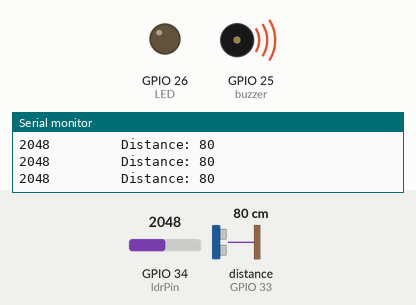
Simulated run of this sketch. Board: ESP32. Parts: output pins drawn as LEDs (lit = HIGH), buzzer (waves = sounding, pin HIGH), the last lines printed to the serial monitor. Wiring (inferred from the names in the program): ultrasonic range finder: trigger GPIO 32; echo GPIO 33. Dashed ring = blinking. Inputs (shaded band) come from the test bench; at power-on: GPIO 34 (ldrPin) = 2048, distance to the obstacle (sensor on GPIO 33) 80 cm. The echo pulse lasts 58.3 µs per cm; nothing arrives over Bluetooth unless stated; pins used as bus, display or sensor lines are not drawn.

Above: at 1.81 s.
2.2 s: GPIO 34 (ldrPin) set to 3763
5.2 s: GPIO 34 (ldrPin) set to 3838
At 5.46 s:
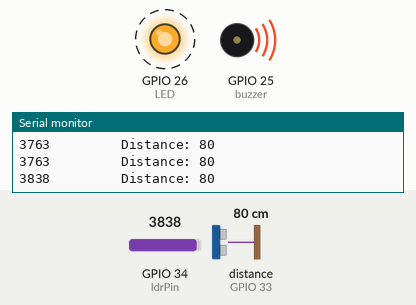
8.2 s: distance to the obstacle (sensor on GPIO 33) set to 33 cm
At 9.2 s:
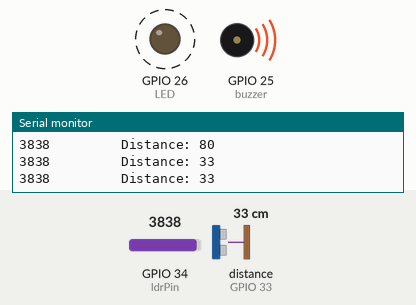
11.2 s: distance to the obstacle (sensor on GPIO 33) set to 27 cm
14.2 s: distance to the obstacle (sensor on GPIO 33) set to 35 cm
At 14.47 s:
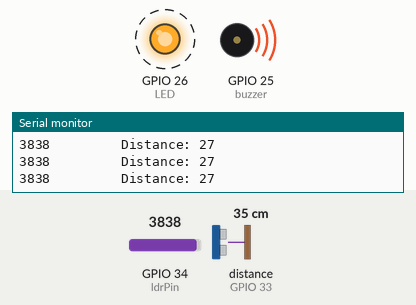
17.2 s: distance to the obstacle (sensor on GPIO 33) set to 2 cm
At 17.53 s:
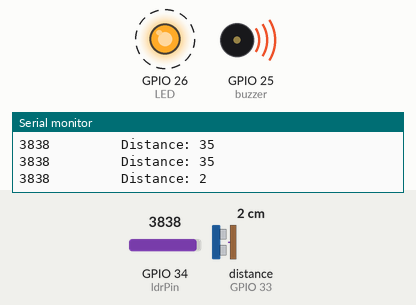
Timing chart, 0 to 21.2 s (numbered marks = the images above; inputs shaded):
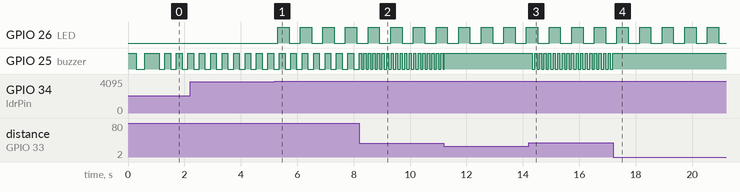

The sketch:

blind_scane.ino
```cpp
#include <BluetoothSerial.h>


BluetoothSerial SerialBT;
byte BTData;
/* Check if Bluetooth configurations are enabled in the SDK */
#if !defined(CONFIG_BT_ENABLED) || !defined(CONFIG_BLUEDROID_ENABLED)
#error Bluetooth is not enabled! Please run `make menuconfig` to and enable it
#endif


const int trigPin = 32;
const int echoPin = 33;
const int buzzer = 25;
const int ldrPin = 34;
const int LED = 26;

long duration;
int distance;
int ldrValue = 0;

unsigned long last_time = 0;
unsigned long previousMillis = 0;        // will store last time LED was updated
const long interval = 400;           // interval at which to blink (milliseconds)
int ledState = LOW;             // ledState used to set the LED
int buzzerState = LOW;             // buzzerState used to set the buzzer


void setup() {
//Determining the state of the pins
  pinMode(trigPin, OUTPUT);
  pinMode(echoPin, INPUT);

  pinMode(buzzer, OUTPUT);
  pinMode(LED, OUTPUT);

//At first, the buzzer turns on and off only twice

  digitalWrite(buzzer,HIGH);
  delay(300);
  digitalWrite(buzzer,LOW);
  delay(300);
  digitalWrite(buzzer,HIGH);
  delay(300);
  digitalWrite(buzzer,LOW);

 // Starts the serial communication
  Serial.begin(115200);
  SerialBT.begin();
}
void loop() {
  if(SerialBT.available())
    {
      BTData = SerialBT.read();
        if(BTData == '1')
          {
             digitalWrite(buzzer,HIGH);
              delay(150);
              digitalWrite(buzzer,LOW);
              delay(150);
              digitalWrite(buzzer,HIGH);
              delay(150);
              digitalWrite(buzzer,LOW);
              delay(150);
              digitalWrite(buzzer,HIGH);
              delay(150);
              digitalWrite(buzzer,LOW);
              delay(150);
              digitalWrite(buzzer,HIGH);
              delay(150);
              digitalWrite(buzzer,LOW);
            BTData = 0;
          }
    }
  // Sets the trigPin on HIGH state for 10 micro seconds
  digitalWrite(trigPin, HIGH);
  delayMicroseconds(10);
  digitalWrite(trigPin, LOW);
  // Reads the echoPin, returns the sound wave travel time in microseconds
  duration = pulseIn(echoPin, HIGH);
  // Calculating the distance
  distance = duration * 0.03432 / 2;
  //If the distance is between 90 and 61
  if(distance<=90 && distance>=61)
    {
      //The buzzer turns off and on every 200 ms
      if(millis()-last_time>=200)
        {
          last_time=millis();
          if (buzzerState == LOW) {
              buzzerState = HIGH;
            }
            else {
              buzzerState = LOW;

            }

            digitalWrite(buzzer, buzzerState);
        }
    }

    //If the distance is between 60 and 31
    else if(distance<=60 && distance>=31)
    {
      //The buzzer turns off and on every 80 ms
      if(millis()-last_time>=80)
        {
          last_time=millis();
          if (buzzerState == LOW) {
              buzzerState = HIGH;
            }
            else {
              buzzerState = LOW;

            }

            digitalWrite(buzzer, buzzerState);
        }
    }

    //If the distance is less than 30
    else if(distance<=30)
      {
        //The buzzer is turned on and the message is sent to the phone
        digitalWrite(buzzer,HIGH);
        if(millis()-last_time>=500)
          {
             last_time=millis();
             SerialBT.print("0");
          }
      }

  //And if there are none, the buzzer is off
  else
    {
      digitalWrite(buzzer,LOW);
    }


  //The value of the LDR is read every 400 ms
  unsigned long currentMillis = millis();
  if (currentMillis - previousMillis >= interval) {
    // save the last time the ADC
    previousMillis = currentMillis;
    ldrValue = analogRead(ldrPin);
    if(ldrValue>=3800)
      {
            if (ledState == LOW) {
              ledState = HIGH;
            }
            else {
              ledState = LOW;
            }

            // set the LED with the ledState of the variable:
            digitalWrite(LED, ledState);
      }
    else
      digitalWrite(LED, LOW);

   //Prints distance & LDR on the Serial Monitor
    Serial.print(ldrValue);
    Serial.print("         Distance: ");
    Serial.println(distance);
  }


}
```

Measured:
- the behaviour switches between 3799 and 3800 on GPIO 34 (ldrPin) (found by bisection; images 0 and 1)
- after the input at 5.2 s, GPIO 26 (LED): alternates HIGH for 0.40 s and LOW for 0.40 s, starting after 0.11 s
- after the input at 8.2 s, GPIO 25 (buzzer): alternates HIGH for 0.08 s and LOW for 0.08 s, starting after 0.08 s
- after the input at 14.2 s, GPIO 25 (buzzer): alternates HIGH for 0.08 s and LOW for 0.08 s, starting after 0.14 s
- after the input at 17.2 s, GPIO 25 (buzzer): stops changing and stays HIGH
- by itself, GPIO 25 (buzzer): alternates HIGH for 0.20 s and LOW for 0.20 s
